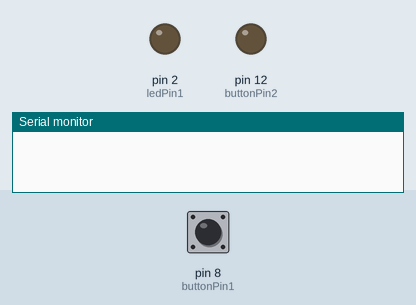
Bench run of a sketch on a simulated Arduino Uno, built with avr-gcc and run on an emulated ATmega328P. Shown: output pins drawn as LEDs (lit = HIGH), the last lines printed to the serial monitor. Dashed ring = blinking. Inputs (shaded band) come from the test bench; at power-on: pin 8 (buttonPin1) LOW.

Above: at 1.2 s.
1.3 s: pin 8 (buttonPin1) pulled HIGH for 1 s
At 1.4 s:
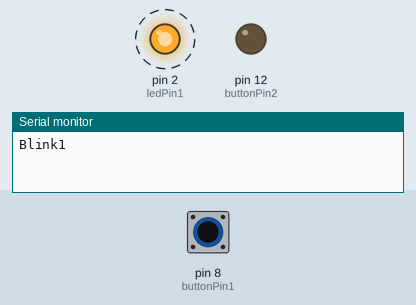
4.3 s: pin 8 (buttonPin1) pulled HIGH for 3.2 s
At 8.1 s:
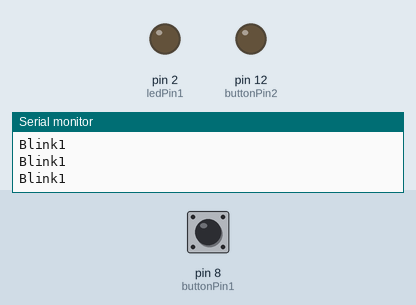
Timing chart, 0 to 9.6 s (numbered marks = the images above; inputs shaded):
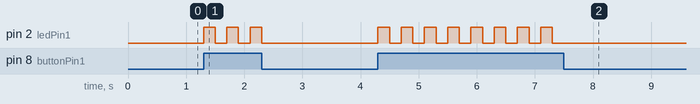

The sketch:

sketch_sep06a.ino
```cpp
int ledPin1 = 2;
int ledPin2 = ~3;
int buttonPin1 = 8;
int buttonPin2 = 12;

void setup() {
  // put your setup code here, to run once:
  pinMode(ledPin1, OUTPUT);
  pinMode(ledPin2, OUTPUT);
  pinMode(buttonPin1, INPUT);
  pinMode(buttonPin2, OUTPUT);
  Serial.begin (9600);


}

void loop() {
  // put your main code here, to run repeatedly:
  int buttonState;
  buttonState = digitalRead(buttonPin1);
  if (buttonState == HIGH)
  {
    Serial.println("Blink1");
    digitalWrite(ledPin1, HIGH);
    delay(200);
    digitalWrite(ledPin1, LOW);
    delay(200);

   int buttonState = digitalRead(buttonPin2);
    if (buttonState == HIGH)
  {
    Serial.println("Blink2");
    digitalWrite(ledPin2, HIGH);
    delay(200);
    digitalWrite(ledPin2, LOW);
    delay(200);


  }
  else
  {

    digitalWrite(ledPin1, LOW);
    digitalWrite(ledPin2, LOW);


  }


  }}
```

Measured:
- after the input at 1.3 s, pin 2 (ledPin1): alternates HIGH for 0.20 s and LOW for 0.20 s, 6 changes in all, then stays LOW, starting at once
- after the input at 4.3 s, pin 2 (ledPin1): alternates HIGH for 0.20 s and LOW for 0.20 s, 16 changes in all, then stays LOW, starting at once
